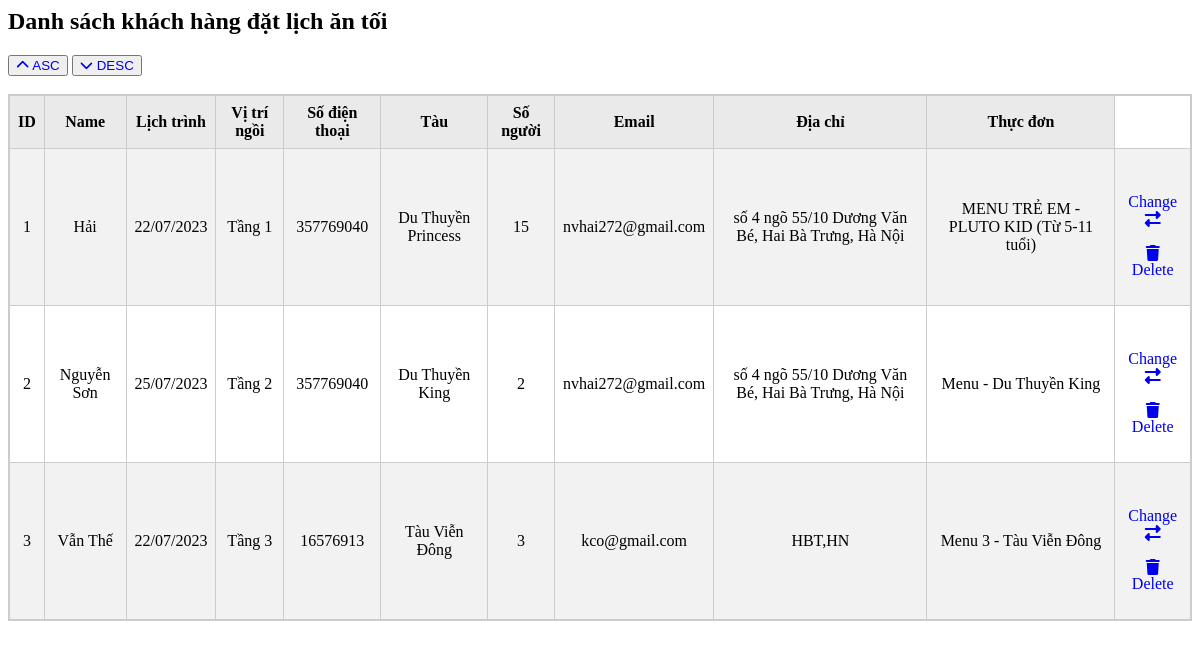
Page /SourceCode/order.php on the committed database.
### tables this page shows
CREATE TABLE `customers_eat` (
  `id` int(11) NOT NULL,
  `lichkhoihanh` varchar(100) DEFAULT NULL,
  `vitringoi` varchar(10) DEFAULT NULL,
  `name` varchar(50) DEFAULT NULL,
  `phone` int(10) DEFAULT NULL,
  `tau` varchar(50) DEFAULT NULL,
  `people` int(3) DEFAULT NULL,
  `email` varchar(50) DEFAULT NULL,
  `address` varchar(200) DEFAULT NULL,
  `menu` text NOT NULL
);

### SourceCode/order.php (the view, shortened to what this page needs)
<link rel="stylesheet" href="./icon/fontawesome/css/all.min.css">
<?php
$c = mysqli_connect('localhost', 'root', '', 'marina_fleet');
if (isset($_GET['1']) && $_GET['1'] == 'desc') {
    $r = mysqli_query($c, "SELECT * FROM customers_eat order by id DESC");
} else {
    $r = mysqli_query($c, "SELECT * FROM customers_eat order by id ASC");
}
?>
<h2>Danh sách khách hàng đặt lịch ăn tối</h2>
<button><a href="order.php?1=asc"><i class="fas fa-chevron-up"></i> ASC</a></button>
<button><a href="order.php"><i class="fas fa-chevron-down"></i> DESC</a></button>
<table>
    <tr>
        <th>ID</th>
        <th>Name</th>
        <th>Lịch trình</th>
        <th>Vị trí ngồi</th>
        <th>Số điện thoại</th>
        <th>Tàu</th>
        <th>Số người</th>
        <th>Email</th>
        <th>Địa chỉ</th>
        <th>Thực đơn</th>
    </tr>
    <?php
    while ($row = mysqli_fetch_assoc($r)) {
    ?>
        <tr>
            <td><?php echo $row['id'] ?></td>
            <td><?php echo $row['name'] ?></td>
            <td><?php echo $row['lichkhoihanh'] ?></td>
            <td><?php echo $row['vitringoi'] ?></td>
            <td><?php echo $row['phone'] ?></td>
            <td><?php echo $row['tau'] ?></td>
            <td><?php echo $row['people'] ?></td>
            <td><?php echo $row['email'] ?></td>
            <td><?php echo $row['address'] ?></td>
            <td><?php echo $row['menu'] ?></td>
            <td><br><br><a href='order.php?id="<?php echo $row['id'] ?>"'>Change <i class="fas fa-exchange-alt"></i></a><br><br>
                <a href='order.php?action=delete&id="<?php echo $row['id'] ?>"'><i class="fas fa-trash"></i> Delete</a> <br><br>
        </tr>
    <?php
    }
    ?>
</table>

### SourceCode/order.php (style rules this page uses)
table { width: 100%; border-collapse: collapse; border: 2px solid #ccc; }
th, td { padding: 8px; text-align: center; border: 1px solid #ccc; }
a { text-decoration: none; }
th { background-color: #eaeaea; font-weight: bold; }
tr:nth-child(even) { background-color: #f2f2f2; }

### rows in the picture
customers_eat: id "1", name "Hải", lichkhoihanh "22/07/2023", vitringoi "Tầng 1", phone "357769040", tau "Du Thuyền Princess", people "15", email "nvhai272@gmail.com", address "số 4 ngõ 55/10 Dương Văn Bé, Hai Bà Trưng, Hà Nội", menu "MENU TRẺ EM - PLUTO KID (Từ 5-11 tuổi)"
customers_eat: id "2", name "Nguyễn Sơn", lichkhoihanh "25/07/2023", vitringoi "Tầng 2", phone "357769040", tau "Du Thuyền King", people "2", email "nvhai272@gmail.com", address "số 4 ngõ 55/10 Dương Văn Bé, Hai Bà Trưng, Hà Nội", menu "Menu - Du Thuyền King"
customers_eat: id "3", name "Vẫn Thế", lichkhoihanh "22/07/2023", vitringoi "Tầng 3", phone "16576913", tau "Tàu Viễn Đông", people "3", email "kco@gmail.com", address "HBT,HN", menu "Menu 3 - Tàu Viễn Đông"
